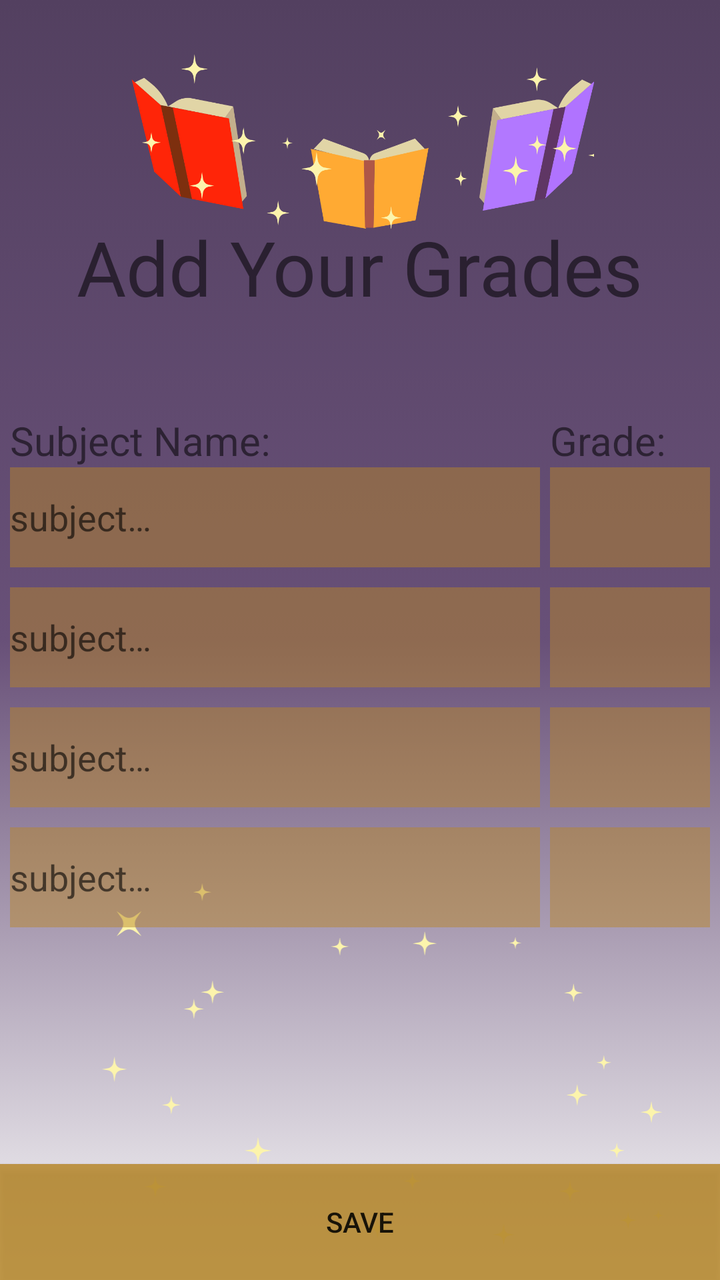
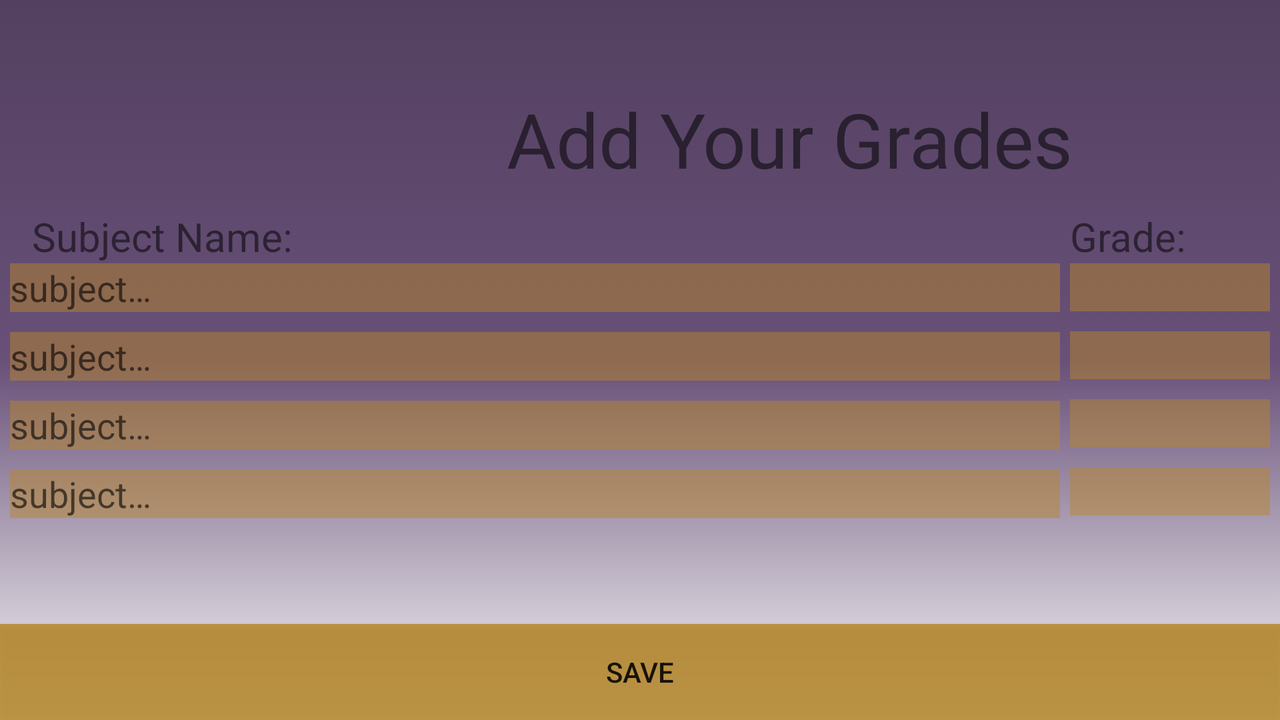

The same Android screen from two of the app's own layout files: first res/layout/ as a phone draws it, then the repository's variant for another configuration, drawn on a device whose configuration selects that folder. Both files follow.
<!-- AndroidManifest.xml: application theme AppTheme -->
<!-- res/layout/activity_add_grades.xml -->
<?xml version="1.0" encoding="utf-8"?>

<androidx.constraintlayout.widget.ConstraintLayout xmlns:android="http://schemas.android.com/apk/res/android"
    xmlns:app="http://schemas.android.com/apk/res-auto"
    xmlns:tools="http://schemas.android.com/tools"
    android:layout_width="match_parent"
    android:layout_height="match_parent"
    tools:context=".AddGradesActivity">

    <ImageView
        android:id="@+id/backgroundVector"
        android:layout_width="match_parent"
        android:layout_height="match_parent"
        android:contentDescription="@string/background_gradient"
        android:src="@drawable/home_background"
        app:layout_constraintBottom_toBottomOf="parent"
        app:layout_constraintEnd_toEndOf="parent"
        app:layout_constraintHorizontal_bias="0.0"
        app:layout_constraintStart_toStartOf="parent"
        app:layout_constraintTop_toTopOf="parent"
        app:layout_constraintVertical_bias="1.0" />

    <ImageView
        android:id="@+id/imageView3"
        android:layout_width="392dp"
        android:layout_height="256dp"
        android:contentDescription="@string/lost_of_stars"
        app:layout_constraintBottom_toTopOf="@+id/saveButton"
        app:layout_constraintEnd_toEndOf="parent"
        app:layout_constraintStart_toStartOf="parent"
        app:layout_constraintTop_toBottomOf="@+id/textSubjectFour"
        app:srcCompat="@drawable/ic_stars" />

    <TextView
        android:id="@+id/addGradesTitle"
        android:layout_width="wrap_content"
        android:layout_height="wrap_content"
        android:layout_marginTop="108dp"
        android:text="@string/add_your_grades"
        android:textSize="38sp"
        app:layout_constraintEnd_toEndOf="parent"
        app:layout_constraintStart_toStartOf="parent"
        app:layout_constraintTop_toTopOf="parent" />

    <ImageView
        android:id="@+id/booksVector"
        android:layout_width="250dp"
        android:layout_height="132dp"
        android:layout_marginBottom="568dp"
        android:adjustViewBounds="true"
        android:contentDescription="@string/three_floating_books"
        android:scaleType="fitStart"
        app:layout_constraintBottom_toTopOf="@+id/saveButton"
        app:layout_constraintEnd_toEndOf="parent"
        app:layout_constraintHorizontal_bias="0.426"
        app:layout_constraintStart_toStartOf="parent"
        app:layout_constraintTop_toTopOf="parent"
        app:layout_constraintVertical_bias="0.0"
        app:srcCompat="@drawable/ic_books" />

    <Button
        android:id="@+id/saveButton"
        android:layout_width="match_parent"
        android:layout_height="58dp"
        android:background="#D3B78727"
        android:onClick="saveClicked"
        android:text="@string/save"
        app:layout_constraintBottom_toBottomOf="parent"
        app:layout_constraintEnd_toEndOf="parent"
        app:layout_constraintHorizontal_bias="0.0"
        app:layout_constraintStart_toStartOf="parent" />

    <TextView
        android:id="@+id/textSubjectNameTitle"
        android:layout_width="wrap_content"
        android:layout_height="wrap_content"
        android:layout_marginStart="5dp"
        android:layout_marginTop="48dp"
        android:text="@string/subject_name"
        android:textSize="20sp"
        app:layout_constraintHorizontal_weight="1"
        app:layout_constraintStart_toStartOf="parent"
        app:layout_constraintTop_toBottomOf="@+id/addGradesTitle" />

    <TextView
        android:id="@+id/textSubjectGradeTitle"
        android:layout_width="wrap_content"
        android:layout_height="wrap_content"
        android:layout_marginTop="48dp"
        android:text="@string/title_grade"
        android:textSize="20sp"
        app:layout_constraintHorizontal_bias="0.0"
        app:layout_constraintHorizontal_weight="1"
        app:layout_constraintStart_toStartOf="@+id/textGradeOne"
        app:layout_constraintTop_toBottomOf="@+id/addGradesTitle" />

    <EditText
        android:id="@+id/textSubjectOne"
        style="@style/Widget.AppCompat.EditText"
        android:layout_width="0dp"
        android:layout_height="50dp"
        android:layout_marginStart="5dp"
        android:layout_marginTop="0dp"
        android:layout_marginEnd="5dp"
        android:layout_marginBottom="443dp"
        android:background="#7CB78727"
        android:ems="10"
        android:hint="@string/subject_name_hint"
        android:importantForAutofill="no"
        android:inputType="text"
        app:layout_constraintEnd_toStartOf="@+id/textGradeOne"
        app:layout_constraintHorizontal_bias="0.0"
        app:layout_constraintStart_toStartOf="parent"
        app:layout_constraintTop_toBottomOf="@+id/textSubjectNameTitle"
        app:layout_constraintVertical_bias="0.0" />

    <Spinner
        android:id="@+id/textGradeOne"
        android:layout_width="80dp"
        android:layout_height="50dp"
        android:layout_marginTop="0dp"
        android:layout_marginEnd="5dp"
        android:layout_marginBottom="384dp"
        android:background="#7CB78727"
        android:ems="10"
        android:textAlignment="center"
        app:layout_constraintEnd_toEndOf="parent"
        app:layout_constraintTop_toBottomOf="@+id/textSubjectGradeTitle"
        app:layout_constraintVertical_bias="0.0" />

    <EditText
        android:id="@+id/textSubjectTwo"
        style="@style/Widget.AppCompat.EditText"
        android:layout_width="0dp"
        android:layout_height="50dp"
        android:layout_marginStart="5dp"
        android:layout_marginTop="10dp"
        android:layout_marginEnd="5dp"
        android:layout_marginBottom="384dp"
        android:background="#7CB78727"
        android:ems="10"
        android:hint="@string/subject_name_hint"
        android:importantForAutofill="no"
        android:inputType="text"
        app:layout_constraintEnd_toStartOf="@+id/textGradeOne"
        app:layout_constraintHorizontal_bias="0.0"
        app:layout_constraintStart_toStartOf="parent"
        app:layout_constraintTop_toBottomOf="@+id/textSubjectOne"
        app:layout_constraintVertical_bias="1.0" />

    <Spinner
        android:text="@string/defaultGrade_0"
        android:id="@+id/textGradeTwo"
        android:layout_width="80dp"
        android:layout_height="50dp"
        android:layout_marginTop="10dp"
        android:layout_marginEnd="5dp"
        android:layout_marginBottom="384dp"
        android:background="#7CB78727"
        android:ems="10"
        android:textAlignment="center"
        app:layout_constraintEnd_toEndOf="parent"
        app:layout_constraintTop_toBottomOf="@+id/textGradeOne"
        app:layout_constraintVertical_bias="1.0" />

    <EditText
        android:id="@+id/textSubjectThree"
        style="@style/Widget.AppCompat.EditText"
        android:layout_width="0dp"
        android:layout_height="50dp"
        android:layout_marginStart="5dp"
        android:layout_marginTop="10dp"
        android:layout_marginEnd="5dp"
        android:layout_marginBottom="384dp"
        android:background="#7CB78727"
        android:ems="10"
        android:hint="@string/subject_name_hint"
        android:importantForAutofill="no"
        android:inputType="text"
        app:layout_constraintEnd_toStartOf="@+id/textGradeOne"
        app:layout_constraintHorizontal_bias="1.0"
        app:layout_constraintStart_toStartOf="parent"
        app:layout_constraintTop_toBottomOf="@+id/textSubjectTwo"
        app:layout_constraintVertical_bias="0.0" />

    <Spinner
        android:id="@+id/textGradeThree"
        android:layout_width="80dp"
        android:layout_height="50dp"
        android:layout_marginTop="10dp"
        android:layout_marginEnd="5dp"
        android:layout_marginBottom="384dp"
        android:background="#7CB78727"
        android:ems="10"
        android:textAlignment="center"
        app:layout_constraintEnd_toEndOf="parent"
        app:layout_constraintTop_toBottomOf="@+id/textGradeTwo"
        app:layout_constraintVertical_bias="0.0" />

    <EditText
        android:id="@+id/textSubjectFour"
        style="@style/Widget.AppCompat.EditText"
        android:layout_width="0dp"
        android:layout_height="50dp"
        android:layout_marginStart="5dp"
        android:layout_marginTop="10dp"
        android:layout_marginEnd="5dp"
        android:layout_marginBottom="263dp"
        android:background="#7CB78727"
        android:ems="10"
        android:hint="@string/subject_name_hint"
        android:importantForAutofill="no"
        android:inputType="text"
        app:layout_constraintEnd_toStartOf="@+id/textGradeOne"
        app:layout_constraintHorizontal_bias="0.0"
        app:layout_constraintStart_toStartOf="parent"
        app:layout_constraintTop_toBottomOf="@+id/textSubjectThree"
        app:layout_constraintVertical_bias="0.0" />

    <Spinner
        android:id="@+id/textGradeFour"
        android:layout_width="80dp"
        android:layout_height="50dp"
        android:layout_marginTop="10dp"
        android:layout_marginEnd="5dp"
        android:layout_marginBottom="384dp"
        android:background="#7CB78727"
        android:ems="10"
        android:textAlignment="center"
        app:layout_constraintEnd_toEndOf="parent"
        app:layout_constraintTop_toBottomOf="@+id/textGradeThree"
        app:layout_constraintVertical_bias="0.0" />

</androidx.constraintlayout.widget.ConstraintLayout>
<!-- resources referenced by this layout -->
<resources>
  <!-- drawable home_background (drawable) -->
  <?xml version="1.0" encoding="utf-8"?>
  
  <selector xmlns:android="http://schemas.android.com/apk/res/android">
      <item>
          <shape android:shape="rectangle" android:useLevel="false">
              <gradient android:angle="270" android:centerColor="@color/colorPrimary" android:startColor="@color/colorPrimaryDark" android:type="linear" />
          </shape>
      </item>
  </selector>
  <!-- drawable ic_books: vector/xml drawable (drawable, 7733 chars, omitted) -->
  <!-- drawable ic_stars: vector/xml drawable (drawable, 7007 chars, omitted) -->
  <string name="add_your_grades">Add Your Grades</string>
  <string name="background_gradient">background gradient</string>
  <string name="defaultGrade_0">0</string>
  <string name="lost_of_stars">lost of stars</string>
  <string name="save">Save</string>
  <string name="subject_name">Subject Name:</string>
  <string name="subject_name_hint">subject…</string>
  <string name="three_floating_books">three floating books</string>
  <string name="title_grade">Grade:</string>
  <style name="AppTheme" parent="Theme.AppCompat.Light.DarkActionBar">
          
          <item name="colorPrimary">@color/colorPrimary</item>
          <item name="colorPrimaryDark">@color/colorPrimaryDark</item>
          <item name="colorAccent">@color/colorAccent</item>
  
      </style>
  <color name="colorPrimary">#685078</color>
  <color name="colorPrimaryDark">#534060</color>
  <color name="colorAccent">#B78727</color>
</resources>
<!-- res/layout-land/activity_add_grades.xml (the repository's variant of the layout above) -->
<!-- drawn on the phone turned sideways -->
<?xml version="1.0" encoding="utf-8"?>
<androidx.constraintlayout.widget.ConstraintLayout xmlns:android="http://schemas.android.com/apk/res/android"
    xmlns:app="http://schemas.android.com/apk/res-auto"
    xmlns:tools="http://schemas.android.com/tools"
    android:layout_width="match_parent"
    android:layout_height="match_parent"
    tools:context=".AddGradesActivity">

    <ImageView
        android:id="@+id/backgroundVector"
        android:layout_width="match_parent"
        android:layout_height="match_parent"
        android:contentDescription="@string/background_gradient"
        android:src="@drawable/home_background"
        app:layout_constraintBottom_toBottomOf="parent"
        app:layout_constraintEnd_toEndOf="parent"
        app:layout_constraintHorizontal_bias="0.0"
        app:layout_constraintStart_toStartOf="parent"
        app:layout_constraintTop_toTopOf="parent"
        app:layout_constraintVertical_bias="1.0" />

    <TextView
        android:id="@+id/addGradesTitle"
        android:layout_width="wrap_content"
        android:layout_height="wrap_content"
        android:layout_marginTop="44dp"
        android:text="@string/add_your_grades"
        android:textSize="38sp"
        app:layout_constraintEnd_toEndOf="parent"
        app:layout_constraintHorizontal_bias="0.71"
        app:layout_constraintStart_toStartOf="parent"
        app:layout_constraintTop_toTopOf="parent" />

    <ImageView
        android:id="@+id/booksVector"
        android:layout_width="250dp"
        android:layout_height="129dp"
        android:layout_marginBottom="568dp"
        android:adjustViewBounds="true"
        android:contentDescription="@string/three_floating_books"
        android:scaleType="fitStart"
        app:layout_constraintBottom_toTopOf="@+id/saveButton"
        app:layout_constraintEnd_toEndOf="parent"
        app:layout_constraintHorizontal_bias="0.0"
        app:layout_constraintStart_toStartOf="parent"
        app:layout_constraintTop_toTopOf="parent"
        app:layout_constraintVertical_bias="0.049"
        app:srcCompat="@drawable/ic_books" />

    <Button
        android:id="@+id/saveButton"
        android:layout_width="match_parent"
        android:layout_height="wrap_content"
        android:background="#D3B78727"
        android:onClick="saveClicked"
        android:text="@string/save"
        app:layout_constraintBottom_toBottomOf="parent"
        app:layout_constraintEnd_toEndOf="parent"
        app:layout_constraintHorizontal_bias="0.0"
        app:layout_constraintStart_toStartOf="parent" />

    <TextView
        android:id="@+id/textSubjectNameTitle"
        android:layout_width="wrap_content"
        android:layout_height="wrap_content"
        android:layout_marginStart="16dp"
        android:layout_marginTop="10dp"
        android:text="@string/subject_name"
        android:textSize="20sp"
        app:layout_constraintHorizontal_weight="1"
        app:layout_constraintStart_toStartOf="parent"
        app:layout_constraintTop_toBottomOf="@+id/addGradesTitle" />

    <TextView
        android:id="@+id/textSubjectGradeTitle"
        android:layout_width="wrap_content"
        android:layout_height="wrap_content"
        android:layout_marginTop="10dp"
        android:text="@string/title_grade"
        android:textSize="20sp"
        app:layout_constraintHorizontal_bias="1.0"
        app:layout_constraintHorizontal_weight="1"
        app:layout_constraintStart_toStartOf="@+id/textGradeOne"
        app:layout_constraintTop_toBottomOf="@+id/addGradesTitle" />

    <EditText
        android:id="@+id/textSubjectOne"
        style="@style/Widget.AppCompat.EditText"
        android:layout_width="0dp"
        android:layout_height="wrap_content"
        android:layout_marginStart="5dp"
        android:layout_marginEnd="5dp"
        android:background="#7CB78727"
        android:ems="10"
        android:hint="@string/subject_name_hint"
        android:importantForAutofill="no"
        android:inputType="text"
        app:layout_constraintEnd_toStartOf="@+id/textGradeOne"
        app:layout_constraintHorizontal_bias="1.0"
        app:layout_constraintStart_toStartOf="parent"
        app:layout_constraintTop_toBottomOf="@+id/textSubjectNameTitle" />

    <Spinner
        android:id="@+id/textGradeOne"
        android:layout_width="100dp"
        android:layout_height="24dp"
        android:layout_marginStart="5dp"
        android:layout_marginEnd="5dp"
        android:background="#7CB78727"
        android:ems="10"
        android:textAlignment="center"
        app:layout_constraintEnd_toEndOf="parent"
        app:layout_constraintTop_toBottomOf="@+id/textSubjectGradeTitle" />

    <EditText
        android:id="@+id/textSubjectTwo"
        style="@style/Widget.AppCompat.EditText"
        android:layout_width="0dp"
        android:layout_height="wrap_content"
        android:layout_marginStart="5dp"
        android:layout_marginTop="10dp"
        android:layout_marginEnd="5dp"
        android:layout_marginBottom="384dp"
        android:background="#7CB78727"
        android:ems="10"
        android:hint="@string/subject_name_hint"
        android:importantForAutofill="no"
        android:inputType="text"
        app:layout_constraintEnd_toStartOf="@+id/textGradeOne"
        app:layout_constraintHorizontal_bias="0.0"
        app:layout_constraintStart_toStartOf="parent"
        app:layout_constraintTop_toBottomOf="@+id/textSubjectOne"
        app:layout_constraintVertical_bias="1.0" />

    <Spinner
        android:id="@+id/textGradeTwo"
        android:layout_width="100dp"
        android:layout_height="24dp"
        android:layout_marginTop="10dp"
        android:layout_marginEnd="5dp"
        android:layout_marginBottom="384dp"
        android:background="#7CB78727"
        android:ems="10"
        android:textAlignment="center"
        app:layout_constraintEnd_toEndOf="parent"
        app:layout_constraintTop_toBottomOf="@+id/textGradeOne"
        app:layout_constraintVertical_bias="1.0" />

    <EditText
        android:id="@+id/textSubjectThree"
        style="@style/Widget.AppCompat.EditText"
        android:layout_width="0dp"
        android:layout_height="wrap_content"
        android:layout_marginStart="5dp"
        android:layout_marginTop="10dp"
        android:layout_marginEnd="5dp"
        android:layout_marginBottom="384dp"
        android:background="#7CB78727"
        android:ems="10"
        android:hint="@string/subject_name_hint"
        android:importantForAutofill="no"
        android:inputType="text"
        app:layout_constraintEnd_toStartOf="@+id/textGradeOne"
        app:layout_constraintHorizontal_bias="1.0"
        app:layout_constraintStart_toStartOf="parent"
        app:layout_constraintTop_toBottomOf="@+id/textSubjectTwo"
        app:layout_constraintVertical_bias="0.0" />

    <Spinner
        android:id="@+id/textGradeThree"
        android:layout_width="100dp"
        android:layout_height="24dp"
        android:layout_marginTop="10dp"
        android:layout_marginEnd="5dp"
        android:layout_marginBottom="384dp"
        android:background="#7CB78727"
        android:ems="10"
        android:textAlignment="center"
        app:layout_constraintEnd_toEndOf="parent"
        app:layout_constraintTop_toBottomOf="@+id/textGradeTwo"
        app:layout_constraintVertical_bias="0.0" />

    <EditText
        android:id="@+id/textSubjectFour"
        style="@style/Widget.AppCompat.EditText"
        android:layout_width="0dp"
        android:layout_height="wrap_content"
        android:layout_marginStart="5dp"
        android:layout_marginTop="10dp"
        android:layout_marginEnd="5dp"
        android:layout_marginBottom="263dp"
        android:background="#7CB78727"
        android:ems="10"
        android:hint="@string/subject_name_hint"
        android:importantForAutofill="no"
        android:inputType="text"
        app:layout_constraintEnd_toStartOf="@+id/textGradeOne"
        app:layout_constraintHorizontal_bias="0.0"
        app:layout_constraintStart_toStartOf="parent"
        app:layout_constraintTop_toBottomOf="@+id/textSubjectThree"
        app:layout_constraintVertical_bias="0.0" />

    <Spinner
        android:id="@+id/textGradeFour"
        android:layout_width="100dp"
        android:layout_height="24dp"
        android:layout_marginTop="10dp"
        android:layout_marginEnd="5dp"
        android:layout_marginBottom="384dp"
        android:background="#7CB78727"
        android:ems="10"
        android:textAlignment="center"
        app:layout_constraintEnd_toEndOf="parent"
        app:layout_constraintTop_toBottomOf="@+id/textGradeThree"
        app:layout_constraintVertical_bias="0.0" />

</androidx.constraintlayout.widget.ConstraintLayout>
<!-- resources referenced by the variant -->
<!-- as the phone turned sideways resolves them -->
<resources>
  <!-- drawable home_background (drawable) -->
  <?xml version="1.0" encoding="utf-8"?>
  
  <selector xmlns:android="http://schemas.android.com/apk/res/android">
      <item>
          <shape android:shape="rectangle" android:useLevel="false">
              <gradient android:angle="270" android:centerColor="@color/colorPrimary" android:startColor="@color/colorPrimaryDark" android:type="linear" />
          </shape>
      </item>
  </selector>
  <!-- drawable ic_books: vector/xml drawable (drawable, 7733 chars, omitted) -->
  <string name="add_your_grades">Add Your Grades</string>
  <string name="background_gradient">background gradient</string>
  <string name="save">Save</string>
  <string name="subject_name">Subject Name:</string>
  <string name="subject_name_hint">subject…</string>
  <string name="three_floating_books">three floating books</string>
  <string name="title_grade">Grade:</string>
  <style name="AppTheme" parent="Theme.AppCompat.Light.DarkActionBar">
          
          <item name="colorPrimary">@color/colorPrimary</item>
          <item name="colorPrimaryDark">@color/colorPrimaryDark</item>
          <item name="colorAccent">@color/colorAccent</item>
  
      </style>
  <color name="colorPrimary">#685078</color>
  <color name="colorPrimaryDark">#534060</color>
  <color name="colorAccent">#B78727</color>
</resources>
